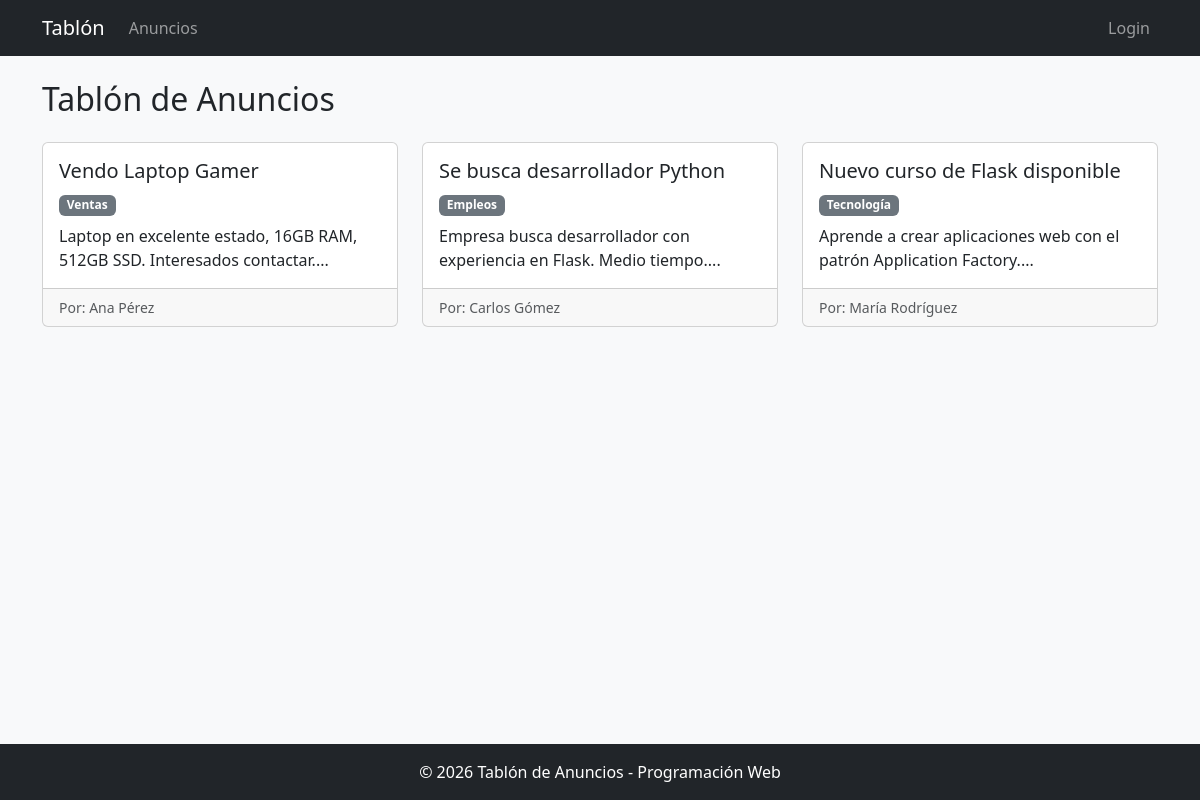
/anuncios/, run on the app's committed database.
### app/models.py (models this page shows, shortened)
class Anuncio(db.Model):
    __tablename__ = 'anuncios'
    id = db.Column(db.Integer, primary_key=True)
    titulo = db.Column(db.String(200), nullable=False)
    contenido = db.Column(db.Text, nullable=False)
    fecha_creacion = db.Column(db.DateTime, default=datetime.utcnow)
    usuario_id = db.Column(db.Integer, db.ForeignKey('usuarios.id'), nullable=False)
    categoria_id = db.Column(db.Integer, db.ForeignKey('categorias.id'), nullable=False)

class Categoria(db.Model):
    __tablename__ = 'categorias'
    id = db.Column(db.Integer, primary_key=True)
    nombre = db.Column(db.String(50), unique=True, nullable=False)
    anuncios = db.relationship('Anuncio', backref='categoria', lazy=True)

class Usuario(UserMixin, db.Model):
    __tablename__ = 'usuarios'
    id = db.Column(db.Integer, primary_key=True)
    nombre = db.Column(db.String(100), nullable=False)
    email = db.Column(db.String(120), unique=True, nullable=False)
    password_hash = db.Column(db.String(128), nullable=False)
    anuncios = db.relationship('Anuncio', backref='autor', lazy=True)

### app/anuncios/routes.py (the view)
@bp_anuncios.route('/')
def listar():
    anuncios = Anuncio.query.all()
    return render_template('anuncios_listar.html', anuncios=anuncios)

### app/anuncios/templates/anuncios_listar.html (shortened to what this page needs)
{% extends "base.html" %}
{% block content %}
<div class="d-flex justify-content-between align-items-center mb-3">
    <h2>Tablón de Anuncios</h2>
</div>
<div class="row">
    {% for a in anuncios %}
    <div class="col-md-4 mb-3">
        <div class="card h-100">
            <div class="card-body">
                <h5 class="card-title">{{ a.titulo }}</h5>
                <span class="badge bg-secondary mb-2">{{ a.categoria.nombre }}</span>
                <p class="card-text">{{ a.contenido[:100] }}...</p>
            </div>
            <div class="card-footer d-flex justify-content-between align-items-center">
                <small class="text-muted">Por: {{ a.autor.nombre }}</small>
            </div>
        </div>
    </div>
    {% else %}
    <div class="col-12"><div class="alert alert-info">No hay anuncios publicados aún.</div></div>
    {% endfor %}
</div>
{% endblock %}

### app/templates/base.html (shortened to what this page needs)
<!DOCTYPE html>
<html lang="es">
<head>
    <link href="https://cdn.jsdelivr.net/npm/bootstrap@5.3.0/dist/css/bootstrap.min.css" rel="stylesheet">
</head>
<body class="d-flex flex-column min-vh-100 bg-light">
    <nav class="navbar navbar-expand-lg navbar-dark bg-dark">
        <div class="container">
            <a class="navbar-brand" href="{{ url_for('index') }}">Tablón</a>
            <div class="collapse navbar-collapse" id="navbarNav">
                <ul class="navbar-nav me-auto">
                    <li class="nav-item">
                        <a class="nav-link" href="{{ url_for('anuncios.listar') }}">Anuncios</a>
                    </li>
                </ul>
                <ul class="navbar-nav">
                    {% if current_user.is_authenticated %}
                        <li class="nav-item">
                            <span class="nav-link text-light">Hola, {{ current_user.nombre }}</span>
                        </li>
                        <li class="nav-item">
                            <a class="nav-link" href="{{ url_for('auth.logout') }}">Salir</a>
                        </li>
                    {% else %}
                        <li class="nav-item">
                            <a class="nav-link" href="{{ url_for('auth.login') }}">Login</a>
                        </li>
                    {% endif %}
                </ul>
            </div>
        </div>
    </nav>
    <main class="container flex-grow-1 mt-4">
        {% block content %}{% endblock %}
    </main>
    <footer class="bg-dark text-white text-center py-3 mt-auto">
        <p class="mb-0">&copy; 2026 Tablón de Anuncios - Programación Web</p>
    </footer>
</body>
</html>

### data on the page
Anuncio: titulo "Vendo Laptop Gamer", categoria.nombre "Ventas", contenido "Laptop en excelente estado, 16GB RAM, 512GB SSD. Interesados contactar.", autor.nombre "Ana Pérez"
Anuncio: titulo "Se busca desarrollador Python", categoria.nombre "Empleos", contenido "Empresa busca desarrollador con experiencia en Flask. Medio tiempo.", autor.nombre "Carlos Gómez"
Anuncio: titulo "Nuevo curso de Flask disponible", categoria.nombre "Tecnología", contenido "Aprende a crear aplicaciones web con el patrón Application Factory.", autor.nombre "María Rodríguez"
